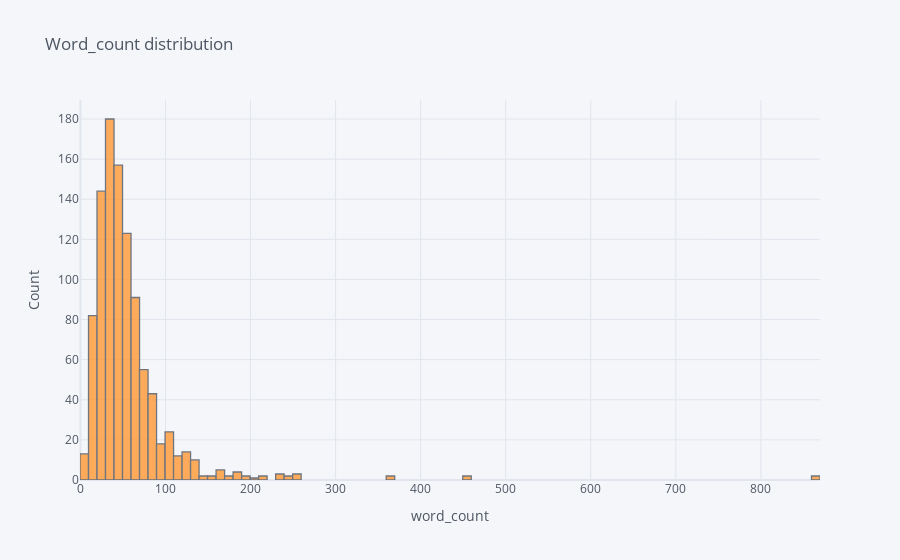

This figure's notebook cell:
### Markdown cell above
### <font> <font color="magenta" > Insight <font>
    
    observed that the most of the reviews have character length 0-250

### Code cell
df['word_count'].iplot(kind='hist',xTitle="word_count",yTitle="Count",title="Word_count distribution")

### Figure 1 — Plotly figure (JSON) as saved in the notebook; plotly's stock layout.template omitted (floating-point values rounded to 4 significant figures; data arrays with more than 128 entries replaced by an {"elided": "..."} marker saying what was removed)
{"data": [{"histfunc": "count", "histnorm": "", "marker": {"color": "rgba(255, 153, 51, 1.0)", "line": {"color": "#4D5663", "width": 1.3}}, "name": "word_count", "opacity": 0.8, "orientation": "v", "type": "histogram", "x": {"elided": "1000 int values"}}], "layout": {"barmode": "overlay", "legend": {"bgcolor": "#F5F6F9", "font": {"color": "#4D5663"}}, "paper_bgcolor": "#F5F6F9", "plot_bgcolor": "#F5F6F9", "title": {"font": {"color": "#4D5663"}, "text": "Word_count distribution"}, "xaxis": {"gridcolor": "#E1E5ED", "showgrid": true, "tickfont": {"color": "#4D5663"}, "title": {"font": {"color": "#4D5663"}, "text": "word_count"}, "zerolinecolor": "#E1E5ED"}, "yaxis": {"gridcolor": "#E1E5ED", "showgrid": true, "tickfont": {"color": "#4D5663"}, "title": {"font": {"color": "#4D5663"}, "text": "Count"}, "zerolinecolor": "#E1E5ED"}}}
